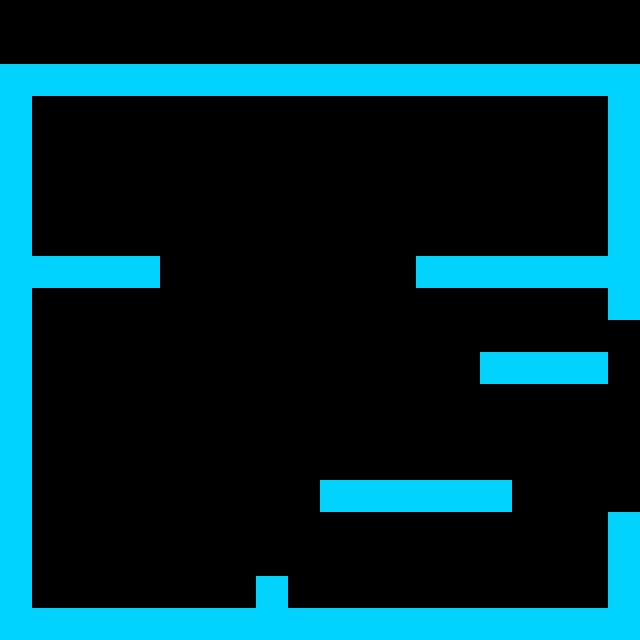

The image is a tile-based game level rendered from a .tmx file. Its description and source (layers, tilesets, objects; grid data summarised) follow:
An orthogonal 20x20 tile map with 32x32 px tiles, 1 tile layer (Ground), 2 tilesets.

<map version="1.0" orientation="orthogonal" renderorder="right-down" width="20" height="20" tilewidth="32" tileheight="32">
 <tileset firstgid="1" name="tile0" tilewidth="32" tileheight="32">
  <image source="tile0.png" width="32" height="32" />
 </tileset>
 <tileset firstgid="2" name="tile1" tilewidth="32" tileheight="32">
  <image source="tile1.png" width="32" height="32" />
 </tileset>
 <layer name="Ground" width="20" height="20">
  <data>[400 cells, 87 non-empty, 1 distinct tile ids]</data>
 </layer>
</map>
